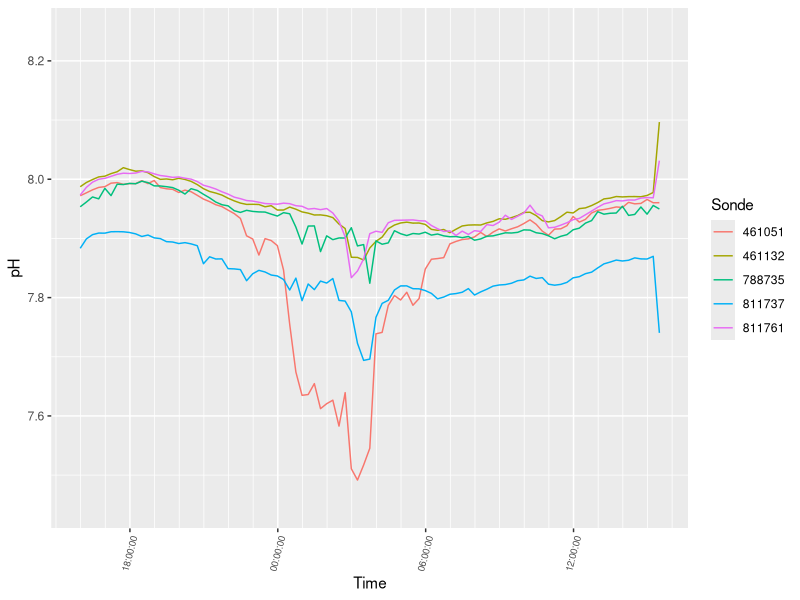
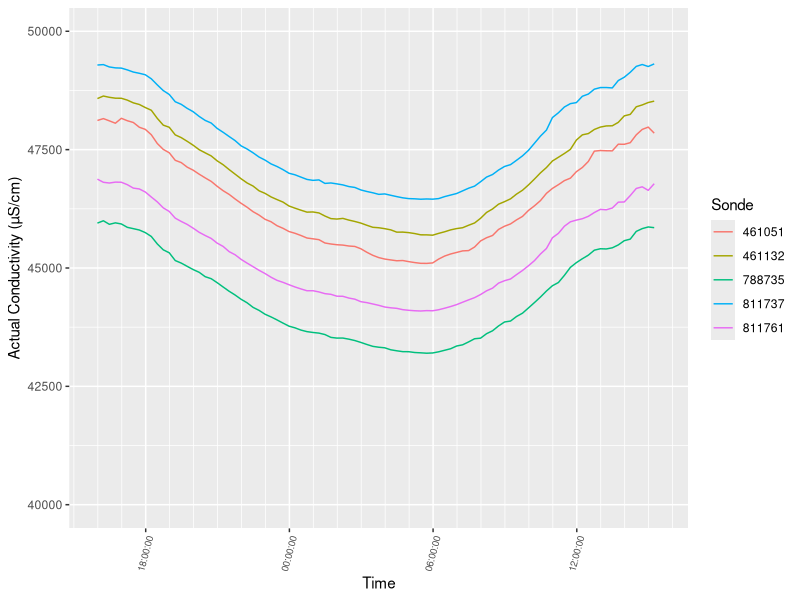
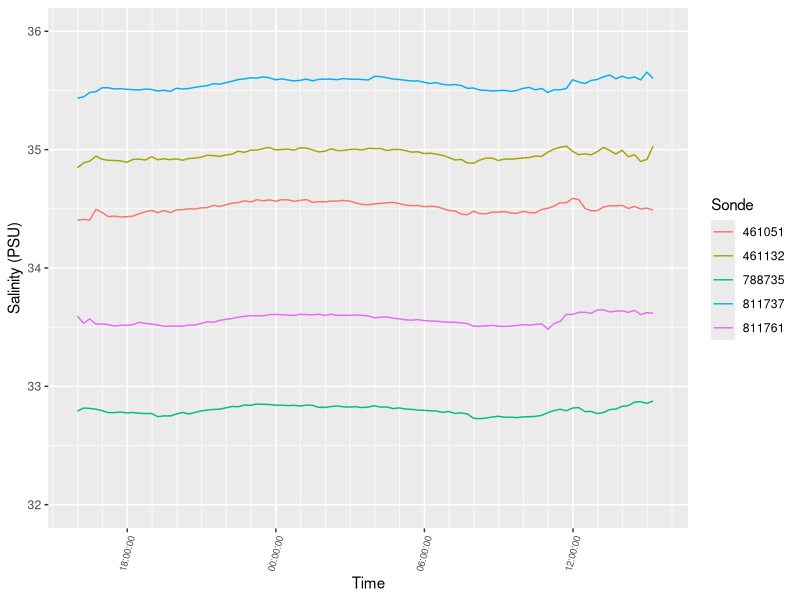
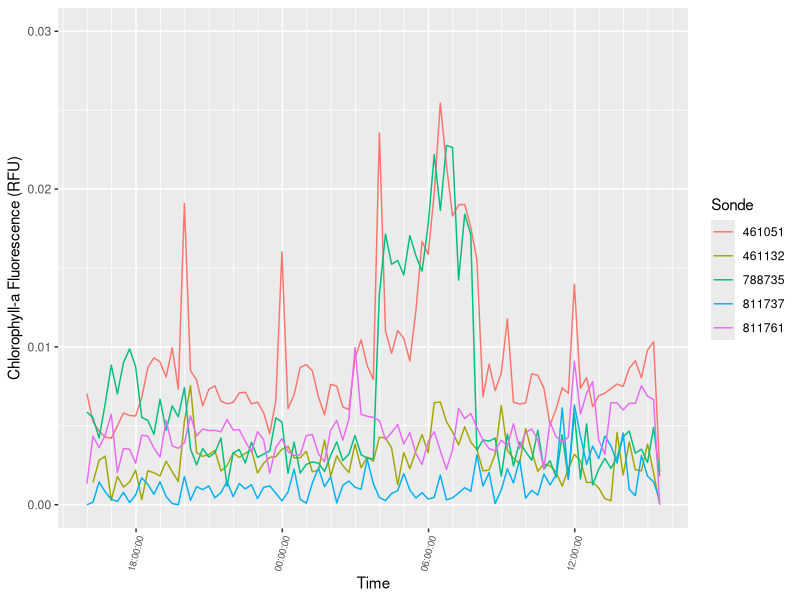
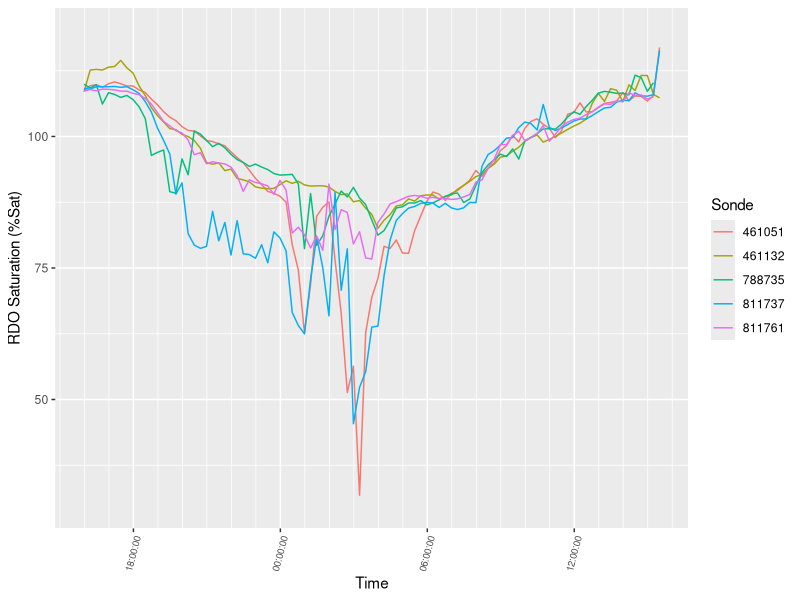
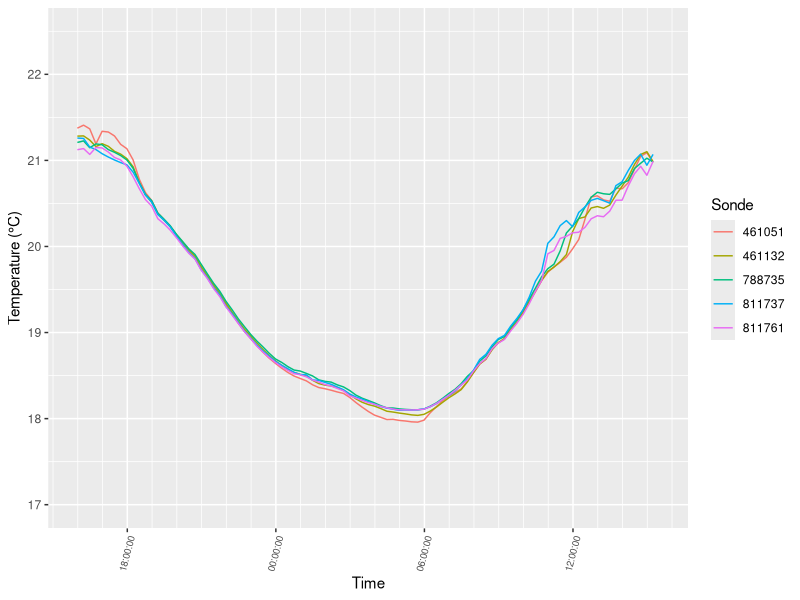

The R script that drew these images, in order:
## aqua troll data 06-14-2022 (mesocosm test)
# load in all data
library(tidyverse)
library(lubridate)
setwd("~/Desktop/project catch all pt2/oyster proj")
raw.dir <- here::here("data")
sn811761 <- read.csv(here::here("data/sn811761.csv"), skip=25)
sn461132 <- read.csv(here::here("data/sn461132.csv"), skip=25)
sn788735 <- read.csv(here::here("data/sn788735.csv"), skip=25)
sn811737 <- read.csv(here::here("data/sn811737.csv"), skip=25)
sn461051 <- read.csv(here::here("data/sn461051.csv"), skip=25)
attach(sn461051)
attach(sn461132)
attach(sn788735)
attach(sn811737)
attach(sn811761)
# make df & combine data together in one set, change all column names to match, etc
thesenames <- c ("Date Time", "Actual Conductivity (µS/cm)", "Specific Conductivity (µS/cm)", "Salinity (PSU)", "Resistivity (Ω⋅cm)", "Density (g/cm³)", "Total Dissolved Solids (ppt)", "Chlorophyll-a Fluorescence (RFU)", "RDO Concentration (mg/L)", "RDO Saturation (%Sat)", "Oxygen Partial Pressure (Torr)", "pH", "pH mV", "ORP (mV)", "Temperature (°C)", "External Voltage (V)", "Battery Capacity (%)", "Barometric Pressure (mm Hg)", "Pressure (psi)", "Depth (m)", "new_col")
sn461051$new_col <- "461051"
sn461132$new_col <- "461132"
sn811761$new_col <- "811761"
sn811737$new_col <- "811737"
sn788735$new_col <- "788735"
names(sn461051) = thesenames
names(sn461132) = thesenames
names(sn811737) = thesenames
names(sn811761) = thesenames
names(sn788735) = thesenames
fulldata <- bind_rows(sn811737, sn461051, sn811761, sn461132, sn788735)
#change date column to actual date format 
fulldata$`Date Time` <- mdy_hm(fulldata$`Date Time`)
#start plottingggg
ggplot(data = fulldata, aes(`Date Time`, `pH`, group=new_col))+ 
  geom_line(aes(color=new_col))+ ylim(7.45, 8.25)+
  theme(axis.text.x = element_text(angle = 75, hjust=1, size = 7))+ 
  guides(color=guide_legend(title="Sonde"))+ 
  scale_x_datetime(date_minor_breaks = "1 hour", date_labels = "%T")+ labs(x = "Time")
ggplot(data = fulldata, aes(`Date Time`, `Actual Conductivity (µS/cm)`, group=new_col))+ 
  geom_line(aes(color=new_col))+ 
  ylim(40000, 50000)+
  theme(axis.text.x = element_text(angle = 75, hjust=1, size = 7))+ 
  guides(color=guide_legend(title="Sonde"))+ 
  scale_x_datetime(date_minor_breaks = "1 hour", date_labels = "%T")+ labs(x = "Time")
ggplot(data = fulldata, aes(`Date Time`, `Salinity (PSU)`, group=new_col))+ 
  geom_line(aes(color=new_col))+ ylim(32, 36)+
  theme(axis.text.x = element_text(angle = 75, hjust=1, size = 7))+ 
  guides(color=guide_legend(title="Sonde"))+ 
  scale_x_datetime(date_minor_breaks = "1 hour", date_labels = "%T")+ labs(x = "Time")
ggplot(data = fulldata, aes(`Date Time`, `Chlorophyll-a Fluorescence (RFU)`, group=new_col))+ 
  geom_line(aes(color=new_col))+ ylim (0.0, 0.03)+
  theme(axis.text.x = element_text(angle = 75, hjust=1, size = 7))+ 
  guides(color=guide_legend(title="Sonde"))+
  scale_x_datetime(date_minor_breaks = "1 hour", date_labels = "%T")+ labs(x = "Time")
ggplot(data = fulldata, aes(`Date Time`, `RDO Saturation (%Sat)`, group=new_col))+ 
  geom_line(aes(color=new_col))+ ylim(30, 120)+
  theme(axis.text.x = element_text(angle = 75, hjust=1, size = 7))+ 
  guides(color=guide_legend(title="Sonde"))+
  scale_x_datetime(date_minor_breaks = "1 hour", date_labels = "%T")+ labs(x = "Time")
ggplot(data = fulldata, aes(`Date Time`, `Temperature (°C)`, group=new_col))+ 
  geom_line(aes(color=new_col))+ ylim(17,22.5)+
  theme(axis.text.x = element_text(angle = 75, hjust=1, size = 7))+ 
  guides(color=guide_legend(title="Sonde"))+
  scale_x_datetime(date_minor_breaks = "1 hour", date_labels = "%T")+ labs(x = "Time")
